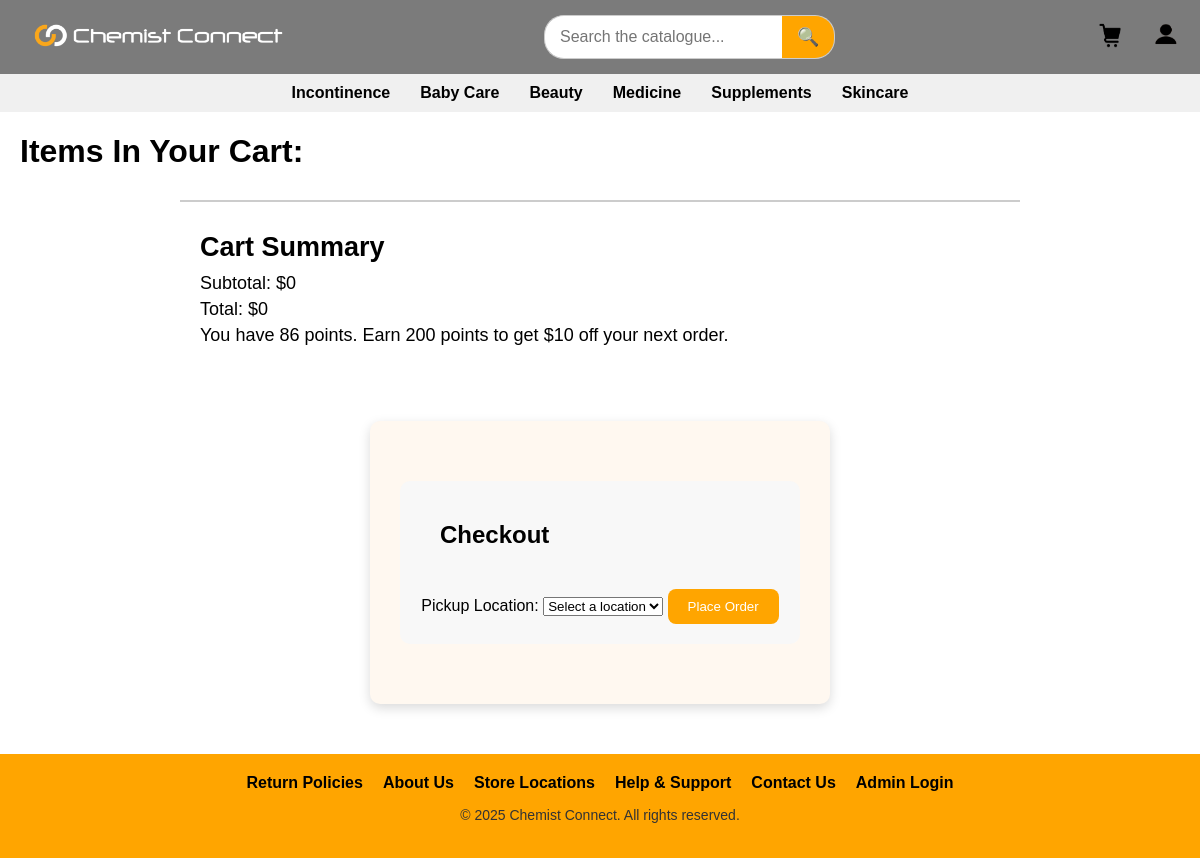
/cart (signed in), run on an earlier commit of the app's database.
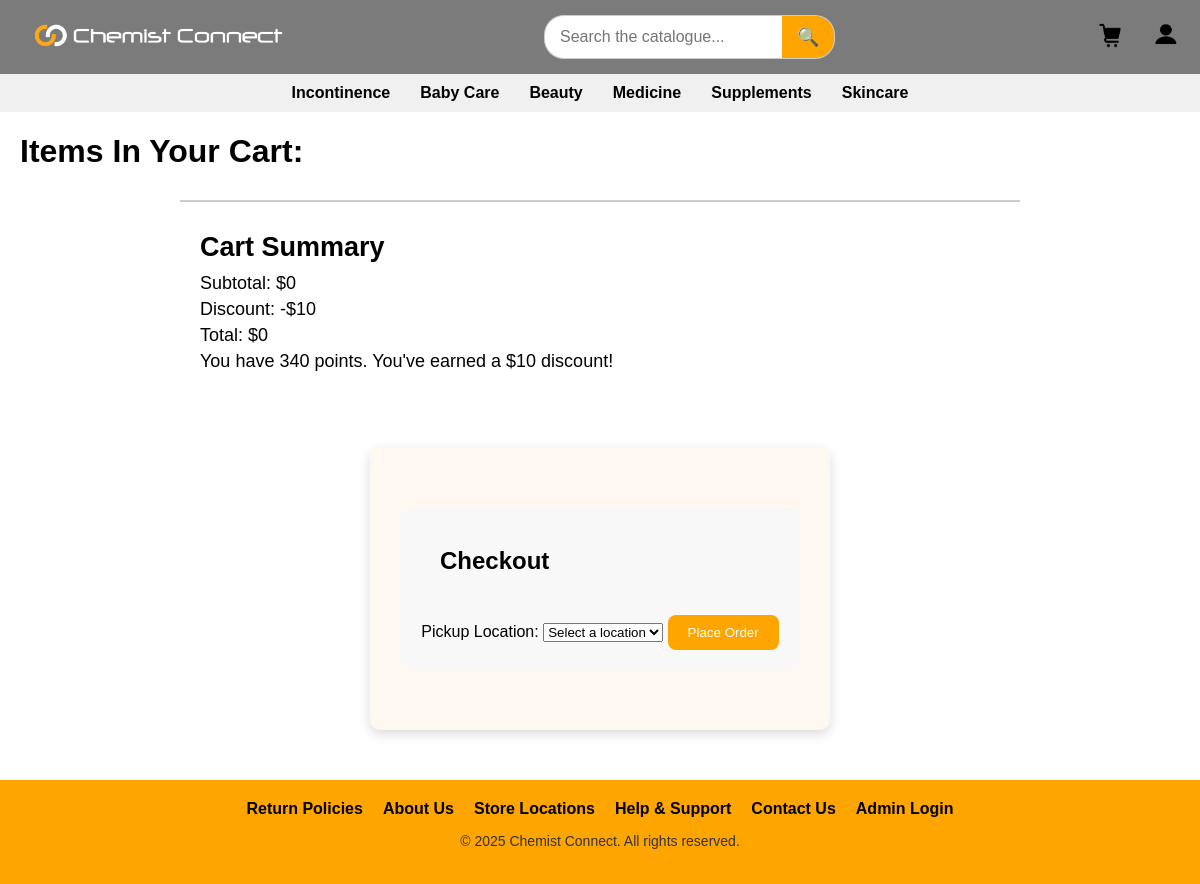
And on a later commit of the database.
### tables this page shows
CREATE TABLE users_database (
    id INTEGER PRIMARY KEY, 
    first_name TEXT NOT NULL,
    last_name TEXT NOT NULL,
    password TEXT NOT NULL,
    mobile TEXT UNIQUE,
    email TEXT NOT NULL UNIQUE,
    address TEXT,
    points INTEGER
);

### app.py (the view)
@app.route('/cart')
def view_cart():
    cart = request.cookies.get('cart')
    cart_data = json.loads(cart) if cart else {}
    connection = get_db_connection()
    product_list = []
    for product_id, quantity in cart_data.items():
        product = connection.execute('SELECT * FROM product_database WHERE id = ?', (product_id,)).fetchone()
        if product:
            product = dict(product)
            product['quantity'] = quantity
            product_list.append(product)
    subtotal = round(sum(item['price'] * item['quantity'] for item in product_list), 2)
    discount = 0
    user_points = 0
    if 'user_id' in session:
        user = connection.execute('SELECT points FROM users_database WHERE id = ?', (session['user_id'],)).fetchone()
        if user and user['points'] is not None:
            user_points = user['points']
            if user_points >= 200:
                discount = 10
        total = max(subtotal - discount, 0)
    connection.close()
    return render_template('cartpage.html', cart=product_list, subtotal=subtotal, discount=discount, total=total, user_points=user_points)

### app.py (called while the page is built)
def get_db_connection():
    connection = sqlite3.connect('website_database.db')
    connection.row_factory = sqlite3.Row
    return connection

@app.after_request
def add_header(response):
    if 'admin_id' not in session:
        response.headers['Cache-Control'] = 'no-store'
    return response

### templates/cartpage.html (shortened to what this page needs)
<!DOCTYPE html>
<html lang="en">
<head>
    <link rel="stylesheet" href="../static/stylesheet.css">
</head>
<body>
    <header>
        <a href="{{ url_for('homepage' )}}">
        <img src="{{ url_for('static', filename='images/logo_landscape.png')}}" alt="Logo" class="corner-image">
        </a>
        <div class="search-bar">
            <form action="{{ url_for('search') }}" method="GET">
                <input type="text" name="query" placeholder="Search the catalogue...">
                <button type="submit" class="search-button">🔍</button>
            </form>
        </div>
        <div class="header-icons">
            <a href="{{ url_for('view_cart')}}"><img src="{{ url_for('static',filename='images/cart.png')}}" alt="Cart" class="icon"></a>
            <div class="dropdown">
                <img src="{{ url_for('static', filename='images/profile.png')}}" alt="Profile" class="icon dropdown-toggle" onclick="toggleDropdown()"/>
            </div>
        </div>
    </header>
<nav class="category-nav">
        <a href="{{ url_for('categorypage', category_name='Incontinence')}}">Incontinence</a>
        <a href="{{ url_for('categorypage', category_name='Baby Products')}}">Baby Care</a>
        <a href="{{ url_for('categorypage', category_name='Beauty')}}">Beauty</a>
        <a href="{{ url_for('categorypage', category_name='Medicine')}}">Medicine</a>
        <a href="{{ url_for('categorypage', category_name='Supplements')}}">Supplements</a>
        <a href="{{ url_for('categorypage', category_name='Skincare')}}">Skincare</a>
    </nav>
    <h1>Items In Your Cart:</h1>
      <div class="cart-summary">
        <h2>Cart Summary</h2>
        <p>Subtotal: ${{ subtotal }}</p>
        {% if discount > 0 %}
            <p>Discount: -${{ discount }}</p>
        {% endif %}
        <p>Total: ${{ total }}</p>
        {% if session.get('user_id') %}
            <p>You have {{ user_points }} points.
                {% if user_points >= 200 %}
                    You've earned a $10 discount!
                {% else %}
                    Earn 200 points to get $10 off your next order.
                {% endif %}
            </p>
        {% else %}
            <p>Sign up and collect points on every purchase!</p>
        {% endif %}
    </div>
        <div class="form-container">
    <form id="checkout-form" class="checkout-form">
        <h2>Checkout</h2>
        <label for="pickup_location">Pickup Location:</label>
        <select name="pickup_location" id="pickup_location" class="form-input" required>
            <option value="">Select a location</option>
        </select>
        <button type="submit" class="btn">Place Order</button>
    </form>
</div>
    <footer class="site-footer">
        <div class="footer-links">
            <a href="{{ url_for('returns')}}">Return Policies</a>
            <a href="{{ url_for('aboutus')}}">About Us</a>
            <a href="{{ url_for('locations')}}">Store Locations</a>
            <a href="{{ url_for('helpsupport')}}">Help & Support</a>
            <a href="{{ url_for('contactus')}}">Contact Us</a>
            <a href="{{ url_for('adminlogin')}}">Admin Login</a>
        </div>
        <p class="footer-text">© 2025 Chemist Connect. All rights reserved.</p>
    </footer>
</body>
</html>

What changed in the data, as far as the page shows it:
now on this page (row edited): users_database: points "340"
Also different on the page:
{{ discount }}: (not shown) → "10"
{{ user_points }}: "86" → (not shown)
text no longer shown: "Earn 200 points to get $10 off your next order."
text now shown: "Discount: -$ You've earned a $10 discount!"
